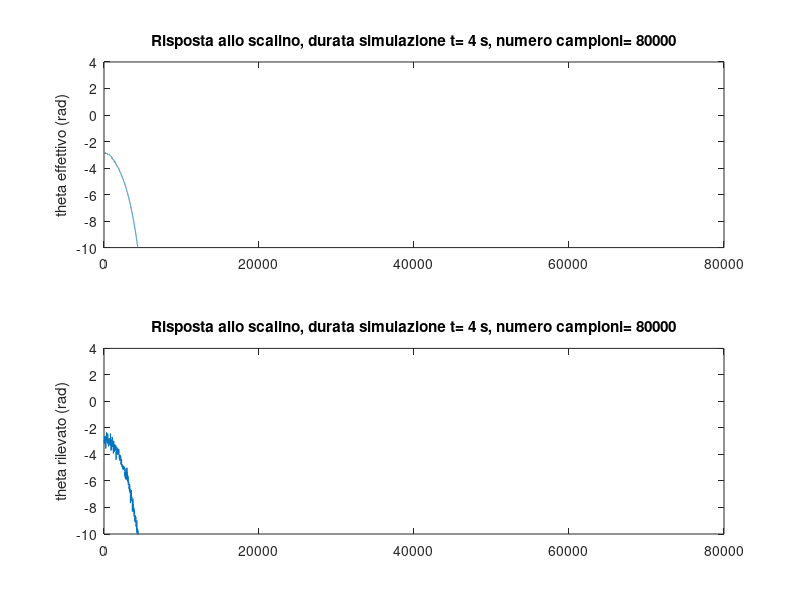

The MATLAB script that drew this image:
clear all

%____________IMPOSTAZIONI SIMULAZIONE__________________

dt      = 0.00005;      %aggiornamento del sistema (secondi)
dt_camp = 0.00125;      %attuazione del controllore (DEVE ESSERE MULTIPLO DI dt!!!!!)
t_sim   = 4;           %durata in secondi della simulazione
display = 1;            %ridurre dati su display: 1=>all   n=>uno ogni n
ampl    = 0.005;

%PID
k=2;
P       = 1*427*k;
D       = 1*4.5*k;
I       = 1*0.7*k;
anti_wu = 0;            %anti windup for integral action 1/0

target  = 0;
theta   = -0.05;          %angolo inziale (radianti)

corr_limit=60;

%______________________________________________________


%DISPLAY and COUNTER
counter = 1;
d_counter = 0;
d_array  = 1;


%MOMENTI D'INERZIA
I_tot   = 0.0021008;
I_vol   = 0.0004110;

%Altre COSTANTI
g       = 9.81;             %g in m/s^2
r       = 0.08;
m_tot   = 0.347;

%CALCOLI SETUP
mrg     = g*r*m_tot;        %calcolo in setup, dopo rimane costante
N       = t_sim/dt;         %numero iterazioni
CAMP    = dt_camp/dt;       %numero iterazioni per aggiornare il motore
d_a_size = N/display +1;

%ANGOLO TEHTA E DERIVATE
thetaI  = 0;             	%velocità
thetaII = 0;                %accelerazione
v_vol   = 0;

%MOMENTI MECCANICI
M_tot   = 0;
M_g     = 0;
M_m     = 0;

%CACLOLO ERRORE
e       = 0;
e_i     = 0;
e_d     = 0;
e_old   = 0;
rumore  = 0;
corr    = 0;


%MAIN SIMULATION
for i=1:N
    %aggiorna momento totale
    M_g     = mrg * sin(theta);
    
    %inserisci momento motore M_m
    if counter==CAMP
        counter = 0;
        rumore  = ampl*random('normal',0,1);
        e   = target - theta  + rumore; %calcolo errore
        if anti_wu==1
            if e_old>0 && e<0
                e_i=0;
            end
        elseif e_old<0 && e>0
                e_i=0;
            
        end
        
        
        
        
        e_i     = (e + e_i)*dt_camp;        %integrale
        e_d     = (e-e_old)/dt;             %derivativo
        e_old   = e;                        %salva valore 
        
        
        
        corr    = P*e + D*e_i + I*e_d;
        if corr>corr_limit
            corr=corr_limit;
        elseif corr<-corr_limit
            corr=-corr_limit;
        end
        v_vol   = v_vol + corr*dt;
        M_m     = I_vol*corr;
        %inserisci calcolo pid
    end
    counter = counter+1;
    
    M_tot   = M_g + M_m;
    
    thetaII = M_tot/I_tot;                                  %m/s^2
    theta   = 0.5*thetaII*(dt^2) + thetaI*dt + theta;     
    thetaI  = thetaI + thetaII*dt;                          %*1 s  
    
    if d_counter==display
        a(d_array) = theta;
        b(d_array) = theta + rumore;
        c(d_array) = v_vol;
        d(d_array) = M_m;
        f(d_array) = M_g;
        h(d_array) = M_tot;
        d_counter = 0;
        d_array=d_array+1;
    end
    d_counter = d_counter + 1;
end
    
%VORREI VEDERE 3 GRAFICI DI 
%a  ; b e c nello stesso grafico; d
%ma non funzia XD


subplot(2,1,1)
plot(a*180/pi)
ylim([-10 4]);
ylabel('theta effettivo (rad)')
title(['Risposta allo scalino, durata simulazione t= ' num2str(t_sim) ' s, numero campioni= ' num2str(N)])
hold on
subplot(2,1,2)
plot(b*180/pi)
ylim([-10 4]);
ylabel('theta rilevato (rad)')
title(['Risposta allo scalino, durata simulazione t= ' num2str(t_sim) ' s, numero campioni= ' num2str(N)])
hold on



%subplot(3,1,2)
%plot(b) 
%ylabel('correzione (rad/s^2)')
%subplot(3,1,3)
%plot(1:d_array-1,d,1:d_array-1,f,1:d_array-1,h)  
%ylabel('momento meccanico (N m)')
%legend({'Momento motore','Momento gravitazionale','Momento totale'},'Location','best')

    
    
    
    
    
